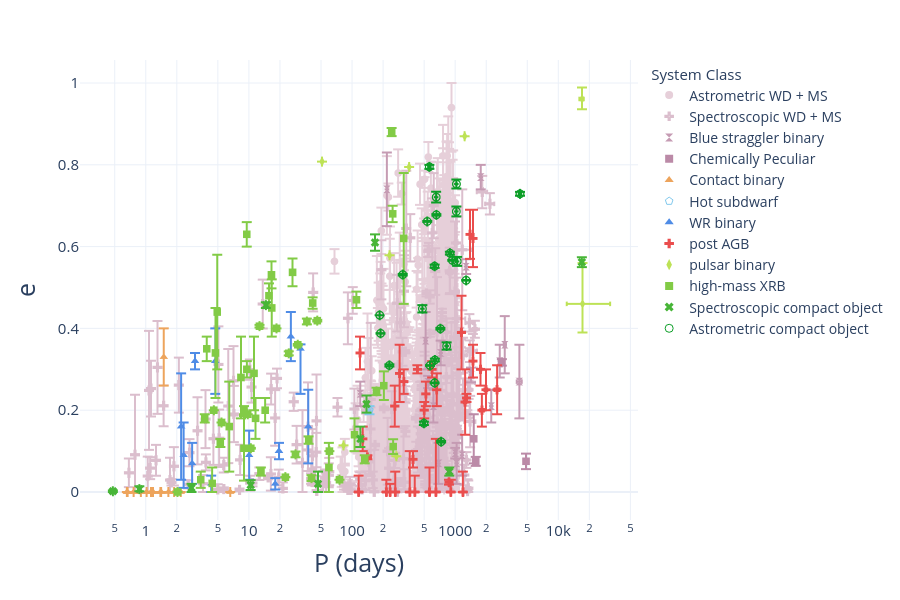

The notebook cell this image was saved under:
### Code cell
## Perios vs eccentricity 
make_scatter(
    df,
    x='Period', y='Eccentricity',
    out_html=None,
    out_pdf=None,
    x_log=True, y_log=False,
    x_title=r'P (days)', 
    y_title=r'e',  
    export_legend_to_pdf=False, 
    export_height=600,
    export_width=900,
    export_scale=3
)

### Figure 1 — Plotly figure (JSON) as saved in the notebook; plotly's stock layout.template omitted (floating-point values rounded to 4 significant figures; data arrays with more than 128 entries replaced by an {"elided": "..."} marker saying what was removed)
{"data": [{"customdata": {"elided": "3136x8 mixed values"}, "error_x": {"array": {"elided": "3136 float values"}, "arrayminus": {"elided": "3136 float values"}}, "error_y": {"array": {"elided": "3136 float values"}, "arrayminus": {"elided": "3136 float values"}}, "hovertemplate": "<b>%{hovertext}</b><br><br>system_class=Astrometric WD + MS<br>Period=%{x}<br>Eccentricity=%{y}<br>obs_type_1=%{customdata[0]}<br>obs_type_2=%{customdata[1]}<br>evol_type_1=%{customdata[2]}<br>evol_type_2=%{customdata[3]}<br>Period_err_plus=%{customdata[4]}<br>Period_err_minus=%{customdata[5]}<br>Eccentricity_err_plus=%{customdata[6]}<br>Eccentricity_err_minus=%{customdata[7]}<extra></extra>", "hovertext": {"elided": "3136 str values"}, "legendgroup": "Astrometric WD + MS", "marker": {"color": "#e6cfd9", "size": 8, "symbol": "circle"}, "mode": "markers", "name": "Astrometric WD + MS", "showlegend": true, "type": "scattergl", "x": {"elided": "3136 float values"}, "xaxis": "x", "y": {"elided": "3136 float values"}, "yaxis": "y"}, {"customdata": {"elided": "238x8 mixed values"}, "error_x": {"array": {"elided": "238 float values"}, "arrayminus": {"elided": "238 float values"}}, "error_y": {"array": {"elided": "238 float values"}, "arrayminus": {"elided": "238 float values"}}, "hovertemplate": "<b>%{hovertext}</b><br><br>system_class=Spectroscopic WD + MS<br>Period=%{x}<br>Eccentricity=%{y}<br>obs_type_1=%{customdata[0]}<br>obs_type_2=%{customdata[1]}<br>evol_type_1=%{customdata[2]}<br>evol_type_2=%{customdata[3]}<br>Period_err_plus=%{customdata[4]}<br>Period_err_minus=%{customdata[5]}<br>Eccentricity_err_plus=%{customdata[6]}<br>Eccentricity_err_minus=%{customdata[7]}<extra></extra>", "hovertext": {"elided": "238 str values"}, "legendgroup": "Spectroscopic WD + MS", "marker": {"color": "#dbbecd", "size": 8, "symbol": "cross-dot"}, "mode": "markers", "name": "Spectroscopic WD + MS", "showlegend": true, "type": "scattergl", "x": {"elided": "238 float values"}, "xaxis": "x", "y": {"elided": "238 float values"}, "yaxis": "y"}, {"customdata": {"elided": "17x8 mixed values"}, "error_x": {"array": [4.0, 30.0, 8.0, 8.0, 70.0, 1.6, 1.7, 2.4, 12.0, 3.0, 0.04, 9.0, 7.0, 60.0, 6.0, 230.0, 0.4], "arrayminus": [4.0, 30.0, 8.0, 8.0, 70.0, 1.6, 1.7, 2.4, 12.0, 3.0, 0.04, 9.0, 7.0, 60.0, 6.0, 230.0, 0.4]}, "error_y": {"array": [0.03, 0.04, 0.05, 0.05, 0.07, 0.015, 0.04, 0.013, 0.03, 0.05, 0.03, 0.018, 0.018, 0.04, 0.07, 0.09, 0.09], "arrayminus": [0.03, 0.04, 0.05, 0.05, 0.07, 0.015, 0.04, 0.013, 0.03, 0.05, 0.03, 0.018, 0.018, 0.04, 0.07, 0.09, 0.09]}, "hovertemplate": "<b>%{hovertext}</b><br><br>system_class=Blue straggler binary<br>Period=%{x}<br>Eccentricity=%{y}<br>obs_type_1=%{customdata[0]}<br>obs_type_2=%{customdata[1]}<br>evol_type_1=%{customdata[2]}<br>evol_type_2=%{customdata[3]}<br>Period_err_plus=%{customdata[4]}<br>Period_err_minus=%{customdata[5]}<br>Eccentricity_err_plus=%{customdata[6]}<br>Eccentricity_err_minus=%{customdata[7]}<extra></extra>", "hovertext": ["Cl* NGC 188 PKM 451", "Cl* NGC 188 PKM 1888", "Cl* NGC 188 PKM 2679", "Cl* NGC 188 PKM 4348", "Cl* NGC 188 PKM 4540", "Cl* NGC 188 PKM 4581", "Cl* NGC 188 PKM 4589", "Cl* NGC 188 PKM 4970", "Cl* NGC 188 PKM 5325", "Cl* NGC 188 PKM 5350", "Cl* NGC 188 PKM 5379", "Cl* NGC 188 PKM 5434", "Cl* NGC 188 PKM 5671", "[NMM2020] WOCS 5011", "[NMM2020] WOCS 10011", "[NMM2020] WOCS 20009", "[NMM2020] WOCS 36011"], "legendgroup": "Blue straggler binary", "marker": {"color": "#c59bb3", "size": 8, "symbol": "hourglass"}, "mode": "markers", "name": "Blue straggler binary", "showlegend": true, "type": "scattergl", "x": [722.0, 2240.0, 1033.0, 1168.0, 3030.0, 546.7, 615.2, 1003.0, 1772.0, 690.0, 120.2, 1277.0, 1423.0, 2710.0, 517.0, 4190.0, 217.6], "xaxis": "x", "y": [0.34, 0.21, 0.07, 0.09, 0.36, 0.269, 0.21, 0.095, 0.77, 0.07, 0.24, 0.551, 0.286, 0.32, 0.37, 0.27, 0.74], "yaxis": "y"}, {"customdata": [["sgCH", "Unknown", "MS", "WD", 20, 20, 0.019, 0.019], ["dBa", "Unknown", "MS", "WD", 6, 6, 0.011, 0.011], ["dBa", "Unknown", "MS", "WD", 11, 11, 0.06, 0.06], ["dBa", "Unknown", "MS", "WD", 99, 99, 0.008, 0.008]], "error_x": {"array": [20.0, 6.0, 11.0, 99.0], "arrayminus": [20.0, 6.0, 11.0, 99.0]}, "error_y": {"array": [0.019, 0.011, 0.06, 0.008], "arrayminus": [0.019, 0.011, 0.06, 0.008]}, "hovertemplate": "<b>%{hovertext}</b><br><br>system_class=Chemically Peculiar<br>Period=%{x}<br>Eccentricity=%{y}<br>obs_type_1=%{customdata[0]}<br>obs_type_2=%{customdata[1]}<br>evol_type_1=%{customdata[2]}<br>evol_type_2=%{customdata[3]}<br>Period_err_plus=%{customdata[4]}<br>Period_err_minus=%{customdata[5]}<br>Eccentricity_err_plus=%{customdata[6]}<br>Eccentricity_err_minus=%{customdata[7]}<extra></extra>", "hovertext": ["BD-10d4311", "BD-18d255", "BD+18d5215", "HD98991"], "legendgroup": "Chemically Peculiar", "marker": {"color": "#bb8aa7", "size": 8, "symbol": "square"}, "mode": "markers", "name": "Chemically Peculiar", "showlegend": true, "type": "scattergl", "x": [4865.0, 1585.0, 1516.0, 2836.0], "xaxis": "x", "y": [0.075, 0.075, 0.13, 0.317], "yaxis": "y"}, {"customdata": [["O6-7:(f):", "O4 f +", "MS", "MS", 0.0006, 0.0006, 0, 0], ["O4.5-6V", "O6V", "MS", "MS", 0, 0, 0, 0], ["O7V", "O8V", "MS", "MS", 0, 0, 0, 0], ["O6.5V((f))", "O6V((f))", "MS", "MS", 1e-05, 1e-05, 0, 0], ["O4.5 V(n)((fc))z", "O5.5 V(n)((fc))z", "MS", "MS", 0, 0, 0, 0], ["B1V", "B1V", "MS", "MS", 0, 0, 0, 0], ["B1V", "B1V", "MS", "MS", 0, 0, 0, 0], ["B", "B", "MS", "MS", 0.001, 0.001, 0, 0], ["B0.5V", "B2V", "MS", "MS", 0, 0, 0.07, 0.07], ["B1-1.5V", "B1-1.5V", "MS", "MS", 0, 0, 0, 0], ["B0V", "B1-2 IV/V", "MS", "MS", 1e-05, 1e-05, 0, 0], ["B0V", "B1.5III", "MS", "MS", 1e-05, 1e-05, 0, 0], ["B5V", "B5/7V", "MS", "MS", 3e-05, 3e-05, 0, 0], ["O6.5-7 Ia", "Ofpe/WN9", "MS", "MS", 3e-05, 3e-05, 0, 0], ["O9V", "O9V", "MS", "MS", 0, 0, 0, 0]], "error_x": {"array": [0.0006, 0.0, 0.0, 1e-05, 0.0, 0.0, 0.0, 0.001, 0.0, 0.0, 1e-05, 1e-05, 3e-05, 3e-05, 0.0], "arrayminus": [0.0006, 0.0, 0.0, 1e-05, 0.0, 0.0, 0.0, 0.001, 0.0, 0.0, 1e-05, 1e-05, 3e-05, 3e-05, 0.0]}, "error_y": {"array": [0.0, 0.0, 0.0, 0.0, 0.0, 0.0, 0.0, 0.0, 0.07, 0.0, 0.0, 0.0, 0.0, 0.0, 0.0], "arrayminus": [0.0, 0.0, 0.0, 0.0, 0.0, 0.0, 0.0, 0.0, 0.07, 0.0, 0.0, 0.0, 0.0, 0.0, 0.0]}, "hovertemplate": "<b>%{hovertext}</b><br><br>system_class=Contact binary<br>Period=%{x}<br>Eccentricity=%{y}<br>obs_type_1=%{customdata[0]}<br>obs_type_2=%{customdata[1]}<br>evol_type_1=%{customdata[2]}<br>evol_type_2=%{customdata[3]}<br>Period_err_plus=%{customdata[4]}<br>Period_err_minus=%{customdata[5]}<br>Eccentricity_err_plus=%{customdata[6]}<br>Eccentricity_err_minus=%{customdata[7]}<extra></extra>", "hovertext": ["LSS 3074", "MY Cam", "TU Mus", "V382 Cyg", "VFTS 352", "CT Tau", "GU Mon", "SV Cen", "V606 Cen", "V701 Sco", "V745 Cas", "VFTS 066", "RZ Pyx", "V729 Cyg", "HD 64315B"], "legendgroup": "Contact binary", "marker": {"color": "#eda45c", "size": 8, "symbol": "triangle-up"}, "mode": "markers", "name": "Contact binary", "showlegend": true, "type": "scattergl", "x": [2.185, 1.175, 1.387, 1.886, 1.124, 0.6668, 0.8966, 1.658, 1.495, 0.7619, 1.411, 1.141, 0.6563, 6.598, 1.019], "xaxis": "x", "y": [0.0, 0.0, 0.0, 0.0, 0.0, 0.0, 0.0, 0.0, 0.33, 0.0, 0.0, 0.0, 0.0, 0.0, 0.0], "yaxis": "y"}, {"customdata": [["Be", "sdOB", "MS", "He-star", 0.038, 0.038, 0.01, 0.01]], "error_x": {"array": [0.038], "arrayminus": [0.038]}, "error_y": {"array": [0.01], "arrayminus": [0.01]}, "hovertemplate": "<b>%{hovertext}</b><br><br>system_class=Hot subdwarf<br>Period=%{x}<br>Eccentricity=%{y}<br>obs_type_1=%{customdata[0]}<br>obs_type_2=%{customdata[1]}<br>evol_type_1=%{customdata[2]}<br>evol_type_2=%{customdata[3]}<br>Period_err_plus=%{customdata[4]}<br>Period_err_minus=%{customdata[5]}<br>Eccentricity_err_plus=%{customdata[6]}<br>Eccentricity_err_minus=%{customdata[7]}<extra></extra>", "hovertext": ["HD200310"], "legendgroup": "Hot subdwarf", "marker": {"color": "#82c9ed", "size": 8, "symbol": "pentagon-open"}, "mode": "markers", "name": "Hot subdwarf", "showlegend": true, "type": "scattergl", "x": [147.6], "xaxis": "x", "y": [0.2], "yaxis": "y"}, {"customdata": [["O6 V", "WR-WN4", "MS", "He-star", 0.002, 0.002, 0.014, 0.014], ["B1.5 V", "WR-WN3", "MS", "He-star", 0.0003, 0.0003, 0.13, 0.13], ["O9 V", "WR-WN3", "MS", "He-star", 0.0002, 0.0002, 0.05, 0.05], ["O9 V", "WR-WN4", "MS", "He-star", 0.03, 0.03, 0.011, 0.11], ["O9 V", "WR-WN4", "MS", "He-star", 0.0007, 0.0007, 0.08, 0.08], ["O9 V", "WR-WN4", "MS", "He-star", 0.06, 0.06, 0.09, 0.09], ["O6.5 V", "WR-WN3", "MS", "He-star", 0.0005, 0.0005, 0.08, 0.08], ["O7.5 III", "WR-WN7", "MS", "He-star", 0.00029, 0.00029, 0.02, 0.02], ["O6 V", "WR-WN3", "MS", "He-star", 0.0006, 0.0006, 0.02, 0.02], ["O7 V", "WR-WN3", "MS", "He-star", 0.04, 0.04, 0.06, 0.06], ["O-O9", "WR-WN3", "MS", "He-star", 0.005, 0.005, 0.06, 0.06], ["O-O6 I", "WR-WN4", "MS", "He-star", 0.0005, 0.0005, 0.02, 0.02], ["O-O4 V", "WR-WO4", "MS", "He-star", 0.0005, 0.0005, 0.02, 0.02]], "error_x": {"array": [0.002, 0.0003, 0.0002, 0.03, 0.0007, 0.06, 0.0005, 0.00029, 0.0006, 0.04, 0.005, 0.0005, 0.0005], "arrayminus": [0.002, 0.0003, 0.0002, 0.03, 0.0007, 0.06, 0.0005, 0.00029, 0.0006, 0.04, 0.005, 0.0005, 0.0005]}, "error_y": {"array": [0.014, 0.13, 0.05, 0.011, 0.08, 0.09, 0.08, 0.02, 0.02, 0.06, 0.06, 0.02, 0.02], "arrayminus": [0.014, 0.13, 0.05, 0.11, 0.08, 0.09, 0.08, 0.02, 0.02, 0.06, 0.06, 0.02, 0.02]}, "hovertemplate": "<b>%{hovertext}</b><br><br>system_class=WR binary<br>Period=%{x}<br>Eccentricity=%{y}<br>obs_type_1=%{customdata[0]}<br>obs_type_2=%{customdata[1]}<br>evol_type_1=%{customdata[2]}<br>evol_type_2=%{customdata[3]}<br>Period_err_plus=%{customdata[4]}<br>Period_err_minus=%{customdata[5]}<br>Eccentricity_err_plus=%{customdata[6]}<br>Eccentricity_err_minus=%{customdata[7]}<extra></extra>", "hovertext": ["BAT99 19", "BAT99 29", "BAT99 43", "BAT99 49", "BAT99 59", "BAT99 64", "BAT99 71", "BAT99 77", "BAT99 92", "BAT99 126", "SMC AB 3", "SMC AB 7", "SMC AB 8"], "legendgroup": "WR binary", "marker": {"color": "#4f8ce6", "size": 8, "symbol": "triangle-up"}, "mode": "markers", "name": "WR binary", "showlegend": true, "type": "scattergl", "x": [17.99, 2.202, 2.816, 31.69, 4.713, 37.59, 2.326, 3.003, 4.312, 25.5, 10.05, 19.56, 19.56], "xaxis": "x", "y": [0.02, 0.16, 0.07, 0.35, 0.32, 0.16, 0.09, 0.32, 0.02, 0.38, 0.09, 0.1, 0.1], "yaxis": "y"}, {"customdata": {"elided": "33x8 mixed values"}, "error_x": {"array": [0.2, 1.2, 0.4, 0.02, 36.0, 14.0, 1.1, 0.2, 0.3, 61.0, 5.9, 8.7, 1.0, 0.7, 80.0, 0.1, 0.04, 0.7, 0.4, 1.0, 27.0, 0.7, 3.5, 12.0, 0.7, 0.08, 0.1, 10.0, 0.002, 2.2, 7.6, 5.3, 143.0], "arrayminus": [0.2, 1.2, 0.4, 0.02, 36.0, 14.0, 1.1, 0.2, 0.3, 61.0, 5.9, 8.7, 1.0, 0.7, 80.0, 0.1, 0.04, 0.7, 0.4, 1.0, 27.0, 0.7, 3.5, 12.0, 0.7, 0.08, 0.1, 10.0, 0.002, 2.2, 7.6, 5.3, 143.0]}, "error_y": {"array": [0.07, 0.05, 0.006, 0.005, 0.08, 0.09, 0.03, 0.02, 0.01, 0.05, 0.03, 0.04, 0.1, 0.05, 0.04, 0.01, 0.02, 0.05, 0.03, 0.02, 0.04, 0.02, 0.13, 0.06, 0.03, 0.03, 0.04, 0.07, 0.04, 0.04, 0.06, 0.04, 0.06], "arrayminus": [0.07, 0.0, 0.006, 0.005, 0.08, 0.09, 0.03, 0.02, 0.01, 0.05, 0.0, 0.04, 0.0, 0.05, 0.04, 0.01, 0.0, 0.0, 0.0, 0.02, 0.04, 0.02, 0.0, 0.06, 0.03, 0.03, 0.04, 0.07, 0.0, 0.0, 0.0, 0.04, 0.06]}, "hovertemplate": "<b>%{hovertext}</b><br><br>system_class=post AGB<br>Period=%{x}<br>Eccentricity=%{y}<br>obs_type_1=%{customdata[0]}<br>obs_type_2=%{customdata[1]}<br>evol_type_1=%{customdata[2]}<br>evol_type_2=%{customdata[3]}<br>Period_err_plus=%{customdata[4]}<br>Period_err_minus=%{customdata[5]}<br>Eccentricity_err_plus=%{customdata[6]}<br>Eccentricity_err_minus=%{customdata[7]}<extra></extra>", "hovertext": ["89 Her", "AC Her", "BD+39 4926", "BD+46 442", "DY Ori", "EP Lyr", "HD 44179", "HD 46703", "HD 52961", "HD 95767", "HD 108015", "HD 131356", "HD 158616", "HD 213985", "HP Lyr", "HR 4049", "IRAS 05208-2035", "IRAS 06165+3158", "IRAS 06452-3456", "IRAS 08544-4431", "IRAS 09144-4933", "IRAS 15469-5311", "IRAS 16230-3410", "IRAS 17038-4815", "IRAS 19125+0343", "IRAS 19135+3937", "IRAS 19157-0247", "RU Cen", "SAO 173329", "ST Pup", "SX Cen", "TW Cam", "U Mon"], "legendgroup": "post AGB", "marker": {"color": "#ea4d4d", "size": 8, "symbol": "cross"}, "mode": "markers", "name": "post AGB", "showlegend": true, "type": "scattergl", "x": [289.1, 1189.0, 871.7, 140.8, 1248.0, 1151.0, 317.6, 597.4, 1289.0, 1989.0, 906.3, 1488.0, 363.3, 259.6, 1818.0, 430.6, 234.4, 262.6, 215.4, 501.1, 1762.0, 390.2, 649.8, 1394.0, 519.7, 127.0, 119.6, 1489.0, 116.0, 406.0, 564.3, 662.2, 2550.0], "xaxis": "x", "y": [0.29, 0.0, 0.024, 0.085, 0.22, 0.39, 0.27, 0.3, 0.23, 0.25, 0.0, 0.32, 0.0, 0.21, 0.2, 0.3, 0.0, 0.0, 0.0, 0.2, 0.3, 0.08, 0.0, 0.63, 0.24, 0.13, 0.34, 0.62, 0.0, 0.0, 0.0, 0.25, 0.25], "yaxis": "y"}, {"customdata": [["MS/WD?", "Unknown", "MS", "NS", 0.0003, 0.0003, 1e-05, 1e-05], ["MS/WD?", "Unknown", "MS", "NS", 5e-05, 5e-05, 0, 0], ["BIV", "Unknown", "MS", "NS", 0, 0, 0, 0], ["Be", "Unknown", "MS", "NS", 1e-05, 1e-05, 0, 0], ["B", "Unknown", "MS", "NS", 0, 0, 0, 0], ["Be", "Unknown", "MS", "NS", 670, 1000, 0.028, 0.025], ["O/Be", "Unknown", "MS", "NS", 0, 0, 0, 0], ["B6V", "Unknown", "MS", "NS", 14610, 5114, 0.1, 0.07]], "error_x": {"array": [0.0003, 5e-05, 0.0, 1e-05, 0.0, 670.0, 0.0, 14610.0], "arrayminus": [0.0003, 5e-05, 0.0, 1e-05, 0.0, 1000.0, 0.0, 5114.0]}, "error_y": {"array": [1e-05, 0.0, 0.0, 0.0, 0.0, 0.028, 0.0, 0.1], "arrayminus": [1e-05, 0.0, 0.0, 0.0, 0.0, 0.025, 0.0, 0.07]}, "hovertemplate": "<b>%{hovertext}</b><br><br>system_class=pulsar binary<br>Period=%{x}<br>Eccentricity=%{y}<br>obs_type_1=%{customdata[0]}<br>obs_type_2=%{customdata[1]}<br>evol_type_1=%{customdata[2]}<br>evol_type_2=%{customdata[3]}<br>Period_err_plus=%{customdata[4]}<br>Period_err_minus=%{customdata[5]}<br>Eccentricity_err_plus=%{customdata[6]}<br>Eccentricity_err_minus=%{customdata[7]}<extra></extra>", "hovertext": ["PSR B1820-11", "PSR J1954+2529", "PSR J0045-7319", "PSR B1259-63", "PSR J1638-4725", "PSR J2032+4127", "PSR J2108+4516", "PSR J0210+5845"], "legendgroup": "pulsar binary", "marker": {"color": "#bde256", "size": 8, "symbol": "diamond-tall"}, "mode": "markers", "name": "pulsar binary", "showlegend": true, "type": "scattergl", "x": [357.8, 82.72, 51.17, 1237.0, 231.0, 17000.0, 269.4, 17180.0], "xaxis": "x", "y": [0.7946, 0.114, 0.8079, 0.8699, 0.5789, 0.961, 0.08742, 0.46], "yaxis": "y"}, {"customdata": {"elided": "49x8 mixed values"}, "error_x": {"array": [0.0014, 0.089, 0.0006, 0.0004, 0.0028, 0.2, 0.29, 0.6, 0.3, 0.7, 0.5, 0.15, 0.4, 0.0002, 0.00045, 0.4, 0.0004, 0.00046, 0.029, 0.002, 0.002, 0.15, 2e-05, 0.25, 0.03, 0.01, 0.00013, 4e-06, 0.0004, 0.001, 0.00036, 0.0009, 0.0004, 8e-05, 0.0016, 0.00028, 0.01, 0.003, 0.09, 0.0002, 0.0003, 0.0009, 0.0, 0.6, 0.007, 0.0005, 0.00088, 0.04, 0.04], "arrayminus": [0.0014, 0.089, 0.0006, 0.0004, 0.0028, 0.2, 0.29, 0.6, 0.3, 0.7, 0.5, 0.15, 0.4, 0.0002, 0.00045, 0.4, 0.0004, 0.00046, 0.029, 0.002, 0.002, 0.15, 2e-05, 0.25, 0.03, 0.01, 0.00013, 4e-06, 0.0004, 0.001, 0.00036, 0.0009, 0.0004, 8e-05, 0.0016, 0.00028, 0.01, 0.003, 0.09, 0.0002, 0.0003, 0.0009, 0.0, 0.6, 0.007, 0.0005, 0.00088, 0.04, 0.04]}, "error_y": {"array": [0.03, 0.035, 0.05, 0.005, 0.034, 0.007, 0.007, 0.018, 0.02, 0.16, 0.09, 0.06, 0.04, 0.03, 0.079, 0.02, 0.033, 0.01, 0.0, 0.03, 0.014, 0.07, 0.01, 0.0, 0.01, 0.01, 0.001, 0.02, 0.0, 0.002, 0.14, 0.0, 0.0, 0.03, 0.11, 0.11, 0.01, 0.0, 0.009, 0.0003, 0.1, 0.039, 0.01, 0.009, 0.007, 0.002, 0.0032, 0.02, 0.0], "arrayminus": [0.03, 0.035, 0.05, 0.005, 0.034, 0.007, 0.007, 0.018, 0.02, 0.16, 0.09, 0.06, 0.04, 0.03, 0.079, 0.02, 0.033, 0.01, 0.0, 0.03, 0.014, 0.07, 0.01, 0.0, 0.01, 0.01, 0.001, 0.02, 0.0, 0.002, 0.14, 0.0, 0.0, 0.03, 0.11, 0.11, 0.01, 0.0, 0.009, 0.0003, 0.1, 0.021, 0.01, 0.009, 0.007, 0.002, 0.0032, 0.02, 0.0]}, "hovertemplate": "<b>%{hovertext}</b><br><br>system_class=high-mass XRB<br>Period=%{x}<br>Eccentricity=%{y}<br>obs_type_1=%{customdata[0]}<br>obs_type_2=%{customdata[1]}<br>evol_type_1=%{customdata[2]}<br>evol_type_2=%{customdata[3]}<br>Period_err_plus=%{customdata[4]}<br>Period_err_minus=%{customdata[5]}<br>Eccentricity_err_plus=%{customdata[6]}<br>Eccentricity_err_minus=%{customdata[7]}<extra></extra>", "hovertext": ["IGR J00370+6122", "gam Cas", "2S 0114+650", "4U 0115+634", "LS I+61 303", "Swift J0243.6+6124", "V 0332+53", "X Per", "1A 0535+262", "HD 259440", "SAX J0635.2+0533", "SGR 0755-2933", "GS 0834-430", "IGR J08408-4503", "Vela X-1", "GRO J1008-57", "1FGL J1018.6-5856", "HD 96670", "Cen X-3", "1E 1145.1-6141", "GX 301-2", "Cir X-1", "4U 1538-522", "XTE J1543-568", "SWIFT J1626.6-5156", "AX J1631.9-4752", "OAO 1657-415", "4U 1700-377", "EXO 1722-363", "GRO J1750-27", "IGR J17544-2619", "IGR J18027-2016", "IGR J18214-1318", "LS 5039", "AX J1841.0-0536", "IGR J18450-0435", "3A 1845-024", "IGR J18483-0311", "XTE J1859+083", "4U 1901+03", "4U 1907+097", "4U 1909+07", "SS 433", "XTE J1946+274", "KS 1947+300", "EXO 2030+375", "SAX J2103.5+4545", "4U 2206+543", "MWC 656"], "legendgroup": "high-mass XRB", "marker": {"color": "#82cb46", "size": 8, "symbol": "square"}, "mode": "markers", "name": "high-mass XRB", "showlegend": true, "type": "scattergl", "x": [15.66, 203.4, 11.6, 24.32, 26.5, 28.3, 36.5, 250.3, 110.3, 317.3, 11.2, 59.69, 105.8, 9.544, 8.963, 247.8, 16.55, 5.284, 2.033, 14.37, 41.5, 16.68, 3.728, 75.56, 132.9, 8.96, 10.45, 3.412, 9.74, 29.81, 4.927, 4.57, 5.425, 3.906, 6.453, 4.74, 242.2, 18.55, 37.97, 22.58, 8.375, 4.401, 13.08, 172.7, 40.41, 46.02, 12.67, 9.558, 60.37], "xaxis": "x", "y": [0.48, 0.26, 0.18, 0.339, 0.537, 0.092, 0.417, 0.111, 0.47, 0.62, 0.29, 0.06, 0.14, 0.63, 0.107, 0.68, 0.531, 0.12, 0.0001, 0.2, 0.462, 0.45, 0.18, 0.03, 0.08, 0.2, 0.107, 0.03, 0.19, 0.36, 0.44, 0.2, 0.17, 0.35, 0.16, 0.34, 0.88, 0.4, 0.127, 0.0363, 0.28, 0.021, 0.05, 0.246, 0.034, 0.419, 0.4055, 0.3, 0.1], "yaxis": "y"}, {"customdata": [["O7V", "Unknown", "MS", "BH", 0.0004, 0.0004, 0.012, 0.012], ["Unknown", "Unknown", "MS", "BH", 0.09, 0.09, 0.02, 0.02], ["O6.5III", "Unknown", "MS", "BH", 0.00085, 0.00085, 0.007, 0.007], ["RG", "BH?", "RGB", "Unknown", 2, 2, 0.01, 0.01], ["Unknown", "NS/WD?", "MS", "NS", 0, 0, 0.007, 0.005], ["RG", "NS/WD?", "RGB", "NS", 438, 401, 0.012, 0.012], ["Unknown", "NS/WD?", "MS", "NS", 2e-05, 2e-05, 0.01, 0.01], ["Unknown", "NS/WD?", "MS", "NS", 0.2, 0.19, 0.03, 0.02], ["RG", "NS/WD/MS?", "RGB", "NS", 0.12, 0.08, 0.03, 0.02], ["Unknown", "WD/NS?", "MS", "NS", 1e-05, 1e-05, 0.002, 0.002], ["Unknown", "Unknown", "MS", "NS", 0.66, 0.61, 0.021, 0.021]], "error_x": {"array": [0.0004, 0.09, 0.00085, 2.0, 0.0, 438.0, 2e-05, 0.2, 0.12, 1e-05, 0.66], "arrayminus": [0.0004, 0.09, 0.00085, 2.0, 0.0, 401.0, 2e-05, 0.19, 0.08, 1e-05, 0.61]}, "error_y": {"array": [0.012, 0.02, 0.007, 0.01, 0.007, 0.012, 0.01, 0.03, 0.03, 0.002, 0.021], "arrayminus": [0.012, 0.02, 0.007, 0.01, 0.005, 0.012, 0.01, 0.02, 0.02, 0.002, 0.021]}, "hovertemplate": "<b>%{hovertext}</b><br><br>system_class=Spectroscopic compact object<br>Period=%{x}<br>Eccentricity=%{y}<br>obs_type_1=%{customdata[0]}<br>obs_type_2=%{customdata[1]}<br>evol_type_1=%{customdata[2]}<br>evol_type_2=%{customdata[3]}<br>Period_err_plus=%{customdata[4]}<br>Period_err_minus=%{customdata[5]}<br>Eccentricity_err_plus=%{customdata[6]}<br>Eccentricity_err_minus=%{customdata[7]}<extra></extra>", "hovertext": ["VFTS 243", "NGC 3201 #12560", "HD 130298", "G3425", "2MASS J06163552", "56 UMa", "J0606+2132", "G3431", "G8441", "LAMOST J2354", "G4031"], "legendgroup": "Spectroscopic compact object", "marker": {"color": "#47b537", "size": 8, "symbol": "x"}, "mode": "markers", "name": "Spectroscopic compact object", "showlegend": true, "type": "scattergl", "x": [10.4, 167.0, 14.63, 877.0, 0.8666, 16910.0, 2.774, 120.6, 46.81, 0.4799, 138.0], "xaxis": "x", "y": [0.017, 0.61, 0.457, 0.05, 0.007, 0.562, 0.01, 0.13, 0.02, 0.002, 0.215], "yaxis": "y"}, {"customdata": {"elided": "24x8 mixed values"}, "error_x": {"array": [0.003, 0.6, 98.5, 0.5, 0.05, 0.07, 0.11, 0.26, 0.4, 0.18, 0.29, 0.31, 0.22, 0.21, 0.7, 0.6, 0.6, 0.9, 5.0, 0.7, 0.5, 3.3, 5.0, 2.1], "arrayminus": [0.003, 0.6, 98.5, 0.5, 0.05, 0.07, 0.11, 0.26, 0.4, 0.18, 0.29, 0.31, 0.22, 0.21, 0.7, 0.6, 0.6, 0.9, 5.0, 0.7, 0.5, 3.3, 5.0, 2.1]}, "error_y": {"array": [2e-05, 0.0009, 0.0048, 0.002, 0.0007, 0.0026, 0.0021, 0.009, 0.004, 0.001, 0.005, 0.001, 0.004, 0.001, 0.0033, 0.013, 0.0018, 0.0021, 0.009, 0.0035, 0.0011, 0.012, 0.011, 0.011], "arrayminus": [2e-05, 0.0009, 0.0048, 0.002, 0.0007, 0.0026, 0.0021, 0.009, 0.004, 0.001, 0.005, 0.001, 0.004, 0.001, 0.0033, 0.013, 0.0018, 0.0021, 0.009, 0.0035, 0.0011, 0.012, 0.011, 0.011]}, "hovertemplate": "<b>%{hovertext}</b><br><br>system_class=Astrometric compact object<br>Period=%{x}<br>Eccentricity=%{y}<br>obs_type_1=%{customdata[0]}<br>obs_type_2=%{customdata[1]}<br>evol_type_1=%{customdata[2]}<br>evol_type_2=%{customdata[3]}<br>Period_err_plus=%{customdata[4]}<br>Period_err_minus=%{customdata[5]}<br>Eccentricity_err_plus=%{customdata[6]}<br>Eccentricity_err_minus=%{customdata[7]}<extra></extra>", "hovertext": ["Gaia BH1", "Gaia BH2", "Gaia BH3", "Gaia NS1", "J0553-1349", "J2057-4742", "J1553-6846", "J2102+3703", "J0742-4749", "J0152-2049", "J0003-5604", "J1733+5808", "J1150-2203", "J1449+6919", "J0217-7541", "J0639-3655", "J1739+4502", "J0036-0932", "J1048+6547", "J2145+2837", "J2244-2236", "J0824+5254", "J0230+5950", "J0634+6256"], "legendgroup": "Astrometric compact object", "marker": {"color": "#0c9e27", "size": 8, "symbol": "circle-open"}, "mode": "markers", "name": "Astrometric compact object", "showlegend": true, "type": "scattergl", "x": [185.4, 1277.0, 4253.0, 730.9, 189.1, 230.2, 310.2, 481.0, 497.6, 536.1, 561.8, 570.9, 631.8, 632.6, 636.1, 654.6, 657.4, 719.8, 827.0, 889.5, 938.3, 1027.0, 1029.0, 1046.0], "xaxis": "x", "y": [0.4323, 0.5176, 0.7291, 0.123, 0.3879, 0.3095, 0.5314, 0.448, 0.168, 0.6615, 0.795, 0.3093, 0.552, 0.2668, 0.3228, 0.721, 0.6777, 0.3993, 0.357, 0.584, 0.5666, 0.686, 0.753, 0.564], "yaxis": "y"}], "layout": {"height": 600, "legend": {"font": {"size": 14}, "itemclick": "toggle", "itemdoubleclick": "toggleothers", "title": {"font": {"size": 15}, "text": "System Class"}, "tracegroupgap": 0}, "margin": {"t": 60}, "width": 900, "xaxis": {"anchor": "y", "domain": [0, 1], "tickfont": {"size": 15}, "title": {"font": {"size": 25}, "text": "P (days)"}, "type": "log"}, "yaxis": {"anchor": "x", "domain": [0, 1], "tickfont": {"size": 15}, "title": {"font": {"size": 25}, "text": "e"}}}}
